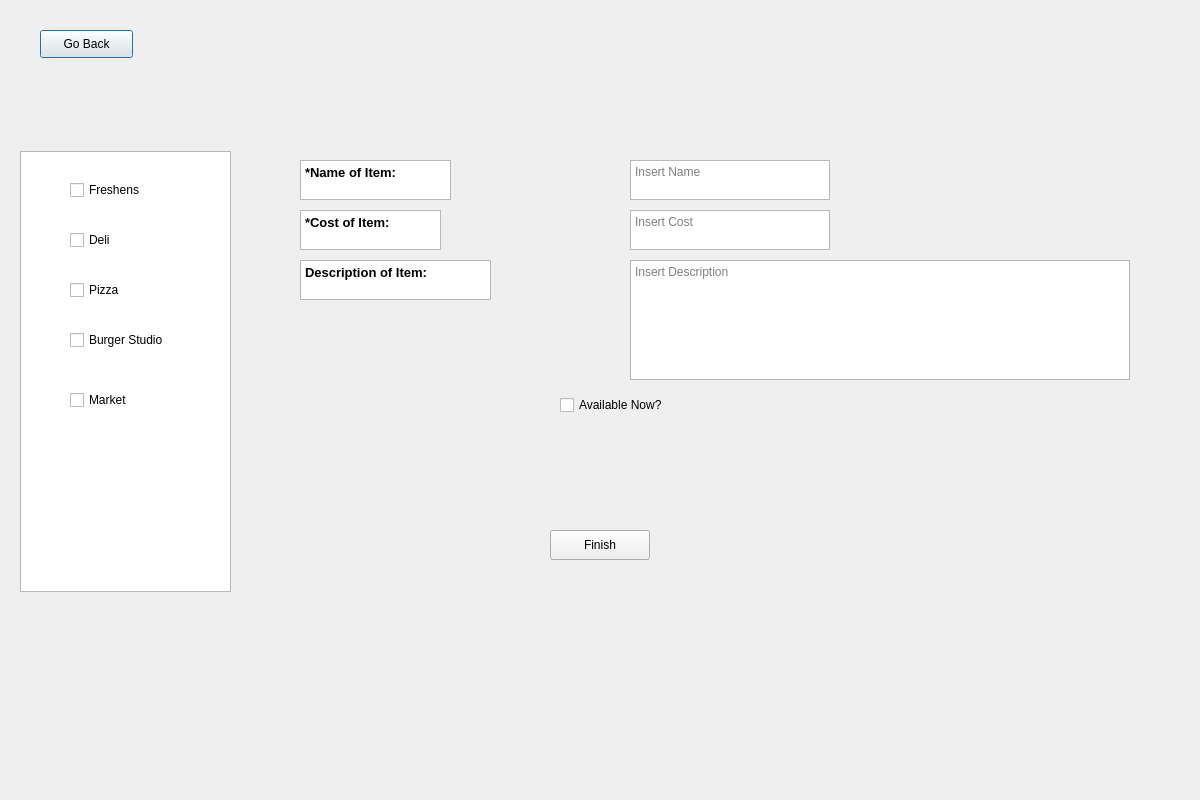
<?xml version="1.0" encoding="UTF-8"?>
<ui version="4.0">
 <class>Dialog</class>
 <widget class="QDialog" name="Dialog">
  <property name="geometry">
   <rect>
    <x>0</x>
    <y>0</y>
    <width>1200</width>
    <height>800</height>
   </rect>
  </property>
  <property name="windowTitle">
   <string>Dialog</string>
  </property>
  <widget class="QWidget" name="widget" native="true">
   <property name="geometry">
    <rect>
     <x>0</x>
     <y>0</y>
     <width>1200</width>
     <height>800</height>
    </rect>
   </property>
   <widget class="QPushButton" name="returnBTN">
    <property name="geometry">
     <rect>
      <x>40</x>
      <y>30</y>
      <width>93</width>
      <height>28</height>
     </rect>
    </property>
    <property name="text">
     <string>Go Back</string>
    </property>
   </widget>
   <widget class="QTextBrowser" name="textBrowser">
    <property name="geometry">
     <rect>
      <x>300</x>
      <y>160</y>
      <width>151</width>
      <height>40</height>
     </rect>
    </property>
    <property name="html">
     <string>&lt;!DOCTYPE HTML PUBLIC &quot;-//W3C//DTD HTML 4.0//EN&quot; &quot;http://www.w3.org/TR/REC-html40/strict.dtd&quot;&gt;
&lt;html&gt;&lt;head&gt;&lt;meta name=&quot;qrichtext&quot; content=&quot;1&quot; /&gt;&lt;style type=&quot;text/css&quot;&gt;
p, li { white-space: pre-wrap; }
&lt;/style&gt;&lt;/head&gt;&lt;body style=&quot; font-family:'MS Shell Dlg 2'; font-size:7.8pt; font-weight:400; font-style:normal;&quot;&gt;
&lt;p style=&quot; margin-top:0px; margin-bottom:0px; margin-left:0px; margin-right:0px; -qt-block-indent:0; text-indent:0px;&quot;&gt;&lt;span style=&quot; font-size:10pt; font-weight:600;&quot;&gt;*Name of Item:&lt;/span&gt;&lt;/p&gt;&lt;/body&gt;&lt;/html&gt;</string>
    </property>
   </widget>
   <widget class="QTextBrowser" name="textBrowser_2">
    <property name="geometry">
     <rect>
      <x>300</x>
      <y>260</y>
      <width>191</width>
      <height>40</height>
     </rect>
    </property>
    <property name="html">
     <string>&lt;!DOCTYPE HTML PUBLIC &quot;-//W3C//DTD HTML 4.0//EN&quot; &quot;http://www.w3.org/TR/REC-html40/strict.dtd&quot;&gt;
&lt;html&gt;&lt;head&gt;&lt;meta name=&quot;qrichtext&quot; content=&quot;1&quot; /&gt;&lt;style type=&quot;text/css&quot;&gt;
p, li { white-space: pre-wrap; }
&lt;/style&gt;&lt;/head&gt;&lt;body style=&quot; font-family:'MS Shell Dlg 2'; font-size:7.8pt; font-weight:400; font-style:normal;&quot;&gt;
&lt;p style=&quot; margin-top:0px; margin-bottom:0px; margin-left:0px; margin-right:0px; -qt-block-indent:0; text-indent:0px;&quot;&gt;&lt;span style=&quot; font-size:10pt; font-weight:600;&quot;&gt;Description of Item:&lt;/span&gt;&lt;/p&gt;&lt;/body&gt;&lt;/html&gt;</string>
    </property>
   </widget>
   <widget class="QTextBrowser" name="textBrowser_3">
    <property name="geometry">
     <rect>
      <x>300</x>
      <y>210</y>
      <width>141</width>
      <height>40</height>
     </rect>
    </property>
    <property name="html">
     <string>&lt;!DOCTYPE HTML PUBLIC &quot;-//W3C//DTD HTML 4.0//EN&quot; &quot;http://www.w3.org/TR/REC-html40/strict.dtd&quot;&gt;
&lt;html&gt;&lt;head&gt;&lt;meta name=&quot;qrichtext&quot; content=&quot;1&quot; /&gt;&lt;style type=&quot;text/css&quot;&gt;
p, li { white-space: pre-wrap; }
&lt;/style&gt;&lt;/head&gt;&lt;body style=&quot; font-family:'MS Shell Dlg 2'; font-size:7.8pt; font-weight:400; font-style:normal;&quot;&gt;
&lt;p style=&quot; margin-top:0px; margin-bottom:0px; margin-left:0px; margin-right:0px; -qt-block-indent:0; text-indent:0px;&quot;&gt;&lt;span style=&quot; font-size:10pt; font-weight:600;&quot;&gt;*Cost of Item:&lt;/span&gt;&lt;/p&gt;&lt;/body&gt;&lt;/html&gt;</string>
    </property>
   </widget>
   <widget class="QTextEdit" name="textName">
    <property name="geometry">
     <rect>
      <x>630</x>
      <y>160</y>
      <width>200</width>
      <height>40</height>
     </rect>
    </property>
    <property name="html">
     <string>&lt;!DOCTYPE HTML PUBLIC &quot;-//W3C//DTD HTML 4.0//EN&quot; &quot;http://www.w3.org/TR/REC-html40/strict.dtd&quot;&gt;
&lt;html&gt;&lt;head&gt;&lt;meta name=&quot;qrichtext&quot; content=&quot;1&quot; /&gt;&lt;style type=&quot;text/css&quot;&gt;
p, li { white-space: pre-wrap; }
&lt;/style&gt;&lt;/head&gt;&lt;body style=&quot; font-family:'MS Shell Dlg 2'; font-size:7.8pt; font-weight:400; font-style:normal;&quot;&gt;
&lt;p style=&quot;-qt-paragraph-type:empty; margin-top:0px; margin-bottom:0px; margin-left:0px; margin-right:0px; -qt-block-indent:0; text-indent:0px;&quot;&gt;&lt;br /&gt;&lt;/p&gt;&lt;/body&gt;&lt;/html&gt;</string>
    </property>
    <property name="placeholderText">
     <string>Insert Name</string>
    </property>
   </widget>
   <widget class="QTextEdit" name="textCost">
    <property name="geometry">
     <rect>
      <x>630</x>
      <y>210</y>
      <width>200</width>
      <height>40</height>
     </rect>
    </property>
    <property name="html">
     <string>&lt;!DOCTYPE HTML PUBLIC &quot;-//W3C//DTD HTML 4.0//EN&quot; &quot;http://www.w3.org/TR/REC-html40/strict.dtd&quot;&gt;
&lt;html&gt;&lt;head&gt;&lt;meta name=&quot;qrichtext&quot; content=&quot;1&quot; /&gt;&lt;style type=&quot;text/css&quot;&gt;
p, li { white-space: pre-wrap; }
&lt;/style&gt;&lt;/head&gt;&lt;body style=&quot; font-family:'MS Shell Dlg 2'; font-size:7.8pt; font-weight:400; font-style:normal;&quot;&gt;
&lt;p style=&quot;-qt-paragraph-type:empty; margin-top:0px; margin-bottom:0px; margin-left:0px; margin-right:0px; -qt-block-indent:0; text-indent:0px;&quot;&gt;&lt;br /&gt;&lt;/p&gt;&lt;/body&gt;&lt;/html&gt;</string>
    </property>
    <property name="placeholderText">
     <string>Insert Cost</string>
    </property>
   </widget>
   <widget class="QTextEdit" name="textDecription">
    <property name="geometry">
     <rect>
      <x>630</x>
      <y>260</y>
      <width>500</width>
      <height>120</height>
     </rect>
    </property>
    <property name="html">
     <string>&lt;!DOCTYPE HTML PUBLIC &quot;-//W3C//DTD HTML 4.0//EN&quot; &quot;http://www.w3.org/TR/REC-html40/strict.dtd&quot;&gt;
&lt;html&gt;&lt;head&gt;&lt;meta name=&quot;qrichtext&quot; content=&quot;1&quot; /&gt;&lt;style type=&quot;text/css&quot;&gt;
p, li { white-space: pre-wrap; }
&lt;/style&gt;&lt;/head&gt;&lt;body style=&quot; font-family:'MS Shell Dlg 2'; font-size:7.8pt; font-weight:400; font-style:normal;&quot;&gt;
&lt;p style=&quot;-qt-paragraph-type:empty; margin-top:0px; margin-bottom:0px; margin-left:0px; margin-right:0px; -qt-block-indent:0; text-indent:0px;&quot;&gt;&lt;br /&gt;&lt;/p&gt;&lt;/body&gt;&lt;/html&gt;</string>
    </property>
    <property name="placeholderText">
     <string>Insert Description</string>
    </property>
   </widget>
   <widget class="QPushButton" name="finishBTN">
    <property name="geometry">
     <rect>
      <x>550</x>
      <y>530</y>
      <width>100</width>
      <height>30</height>
     </rect>
    </property>
    <property name="text">
     <string>Finish</string>
    </property>
   </widget>
   <widget class="QListWidget" name="listWidget">
    <property name="geometry">
     <rect>
      <x>20</x>
      <y>151</y>
      <width>211</width>
      <height>441</height>
     </rect>
    </property>
   </widget>
   <widget class="QCheckBox" name="freshensCheck">
    <property name="geometry">
     <rect>
      <x>70</x>
      <y>180</y>
      <width>81</width>
      <height>20</height>
     </rect>
    </property>
    <property name="text">
     <string>Freshens</string>
    </property>
   </widget>
   <widget class="QCheckBox" name="deliCheck">
    <property name="geometry">
     <rect>
      <x>70</x>
      <y>230</y>
      <width>81</width>
      <height>20</height>
     </rect>
    </property>
    <property name="text">
     <string>Deli</string>
    </property>
   </widget>
   <widget class="QCheckBox" name="pizzaCheck">
    <property name="geometry">
     <rect>
      <x>70</x>
      <y>280</y>
      <width>81</width>
      <height>20</height>
     </rect>
    </property>
    <property name="text">
     <string>Pizza</string>
    </property>
   </widget>
   <widget class="QCheckBox" name="burgerCheck">
    <property name="geometry">
     <rect>
      <x>70</x>
      <y>330</y>
      <width>121</width>
      <height>20</height>
     </rect>
    </property>
    <property name="text">
     <string>Burger Studio</string>
    </property>
   </widget>
   <widget class="QCheckBox" name="marketCheck">
    <property name="geometry">
     <rect>
      <x>70</x>
      <y>390</y>
      <width>81</width>
      <height>20</height>
     </rect>
    </property>
    <property name="text">
     <string>Market</string>
    </property>
   </widget>
   <widget class="QCheckBox" name="checkBox">
    <property name="geometry">
     <rect>
      <x>560</x>
      <y>380</y>
      <width>160</width>
      <height>50</height>
     </rect>
    </property>
    <property name="text">
     <string>Available Now?</string>
    </property>
   </widget>
  </widget>
 </widget>
 <resources/>
 <connections/>
</ui>
